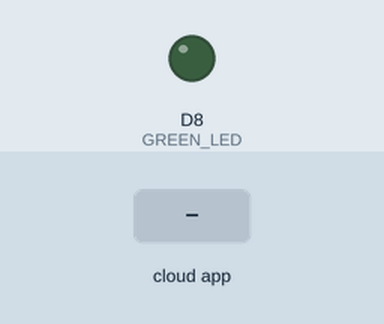
A sketch run on a simulated ESP8266 (NodeMCU). On the bench: output pins drawn as LEDs (lit = HIGH). The test bench sets the inputs (shaded band). WiFi joins after 1.5 s; servers stay silent unless stated; the Firebase database answers and starts empty; what the sketch prints to the serial monitor is not drawn.

Above: at 2.7 s.
2.8 s: the phone or cloud app sets status to 1
At 5.3 s:
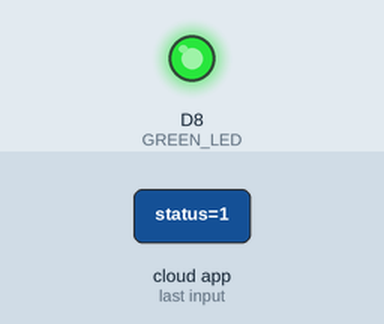
6.3 s: the phone or cloud app sets status to 0
At 8.3 s:
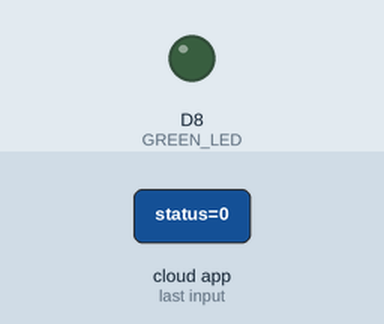
Timing chart, 0 to 9.8 s (numbered marks = the images above; inputs shaded):
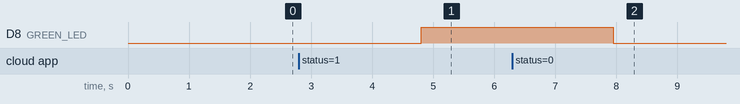

The sketch:

driverapp.ino
```cpp
#include <ESP8266WiFi.h>
#include <FirebaseESP8266.h>

// node 2
#define WIFI_SSID "Manthan's M32"
#define WIFI_PASSWORD "oofv3260"
#define FIREBASE_HOST "https://nodemcudata-6c3df-default-rtdb.firebaseio.com"
#define FIREBASE_AUTH "uWoTgIoe822SwLuAITqXakrsTRNSt4EmXDo66MIN"


FirebaseData fbData;
FirebaseAuth auth;
FirebaseConfig config;

#define GREEN_LED D8

void setup() {
    Serial.begin(115200);
    WiFi.begin(WIFI_SSID, WIFI_PASSWORD);
    Serial.print("Connecting to WiFi");

    while (WiFi.status() != WL_CONNECTED) {
        delay(500);
        Serial.print(".");
    }

    Serial.println("\nConnected to WiFi");

    // Firebase Setup
    config.host = FIREBASE_HOST;
    config.signer.tokens.legacy_token = FIREBASE_AUTH;
    Firebase.begin(&config, &auth);

    pinMode(GREEN_LED, OUTPUT);
    digitalWrite(GREEN_LED, LOW);
}

void loop() {
    if (Firebase.getInt(fbData, "/device1/status")) {
        int status = fbData.intData();
        if (status == 1) {
            digitalWrite(GREEN_LED, HIGH);
            Serial.println("🚦 NodeMCU 1 is near! Turning on LED.");
        } else {
            digitalWrite(GREEN_LED, LOW);   // Turn off Green Light
        }
    } else {
        Serial.println("❌ Error fetching data from Firebase");
    }

    delay(3000); // Check every 3 seconds
}
```

Measured:
- after the input at 2.8 s, D8 (GREEN_LED): LOW → HIGH after 2.0 s
- after the input at 6.3 s, D8 (GREEN_LED): HIGH → LOW after 1.7 s
